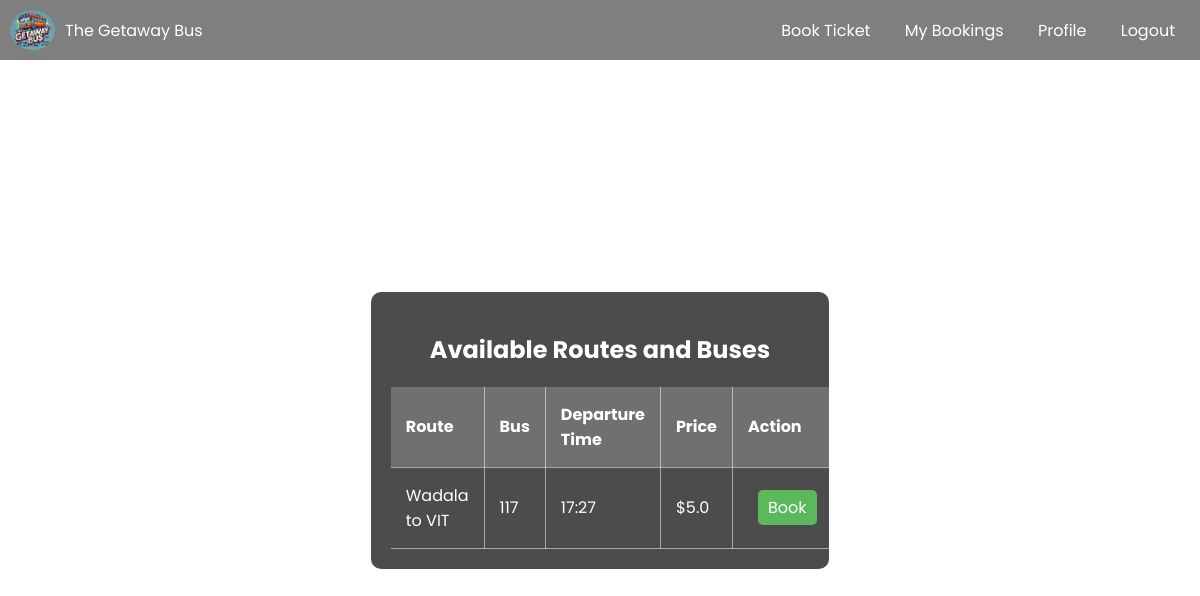
Page /book-bus on the committed database.
### tables this page shows
CREATE TABLE routes (
            id INTEGER PRIMARY KEY AUTOINCREMENT,
            route_name TEXT NOT NULL,
            bus_name TEXT NOT NULL,
            departure_time TEXT NOT NULL,
            price REAL NOT NULL
        );

### app.py (the view)
@app.route('/book-bus')
def book_bus():
    with sqlite3.connect('bus_ticket_booking.db') as conn:
        cursor = conn.cursor()
        cursor.execute("SELECT * FROM routes")
        routes = cursor.fetchall()
    return render_template('book-bus.html', routes=routes)

### templates/book-bus.html (shortened to what this page needs)
<!DOCTYPE html>
<html lang="en">
<head>
    <link rel="stylesheet" href="{{ url_for('static', filename='styles.css') }}">
</head>
<body>
    <div class="user-home">
        <nav class="navbar" id="navbar">
            <div class="company">
                <img src="{{ url_for('static', filename='logo.jpg') }}" alt="Company Logo" class="logo">
                <span>The Getaway Bus</span>
            </div>
            <div>
                <a href="/book-bus">Book Ticket</a>
                <a href="/my-bookings">My Bookings</a>
                <a href="/profile">Profile</a>
                <a href="/logout">Logout</a>
            </div>
        </nav>
        <div class="container">
            <h2>Available Routes and Buses</h2>
            <table>
                <thead>
                    <tr>
                        <th>Route</th>
                        <th>Bus</th>
                        <th>Departure Time</th>
                        <th>Price</th>
                        <th>Action</th>
                    </tr>
                </thead>
                <tbody>
                    {% for route in routes %}
                    <tr>
                        <td>{{ route[1] }}</td>
                        <td>{{ route[2] }}</td>
                        <td>{{ route[3] }}</td>
                        <td>${{ route[4] }}</td>
                        <td><a href="/book/available-seats/{{ route[0] }}" class="book-btn">Book</a></td>
                    </tr>
                    {% endfor %}
                </tbody>
            </table>
        </div>
    </div>
</body>
</html>

### static/styles.css (style rules this page uses)
* { margin: 0; padding: 0; box-sizing: border-box; }
body, html { font-family: 'Poppins', sans-serif; height: 100vh; display: flex; justify-content: center; align-items: center; background-image: url('/static/group-buses-driving-along-road-sunset.jpg'); background-size: cover; color: #fff; }
.container { background: rgba(0, 0, 0, 0.7); padding: 20px; border-radius: 10px; text-align: center; width: 300px; position: relative; overflow: hidden; }
.container::before { content: ''; position: absolute; top: 0; left: 0; right: 0; bottom: 0; filter: blur(8px); z-index: -1; }
h2 { margin-bottom: 20px; }
a { color: #5cb85c; text-decoration: none; }

### templates/book-bus.html (style rules this page uses)
.navbar { background: rgba(0, 0, 0, 0.5); position: fixed; width: 100%; top: 0; left: 0; padding: 10px; z-index: 1000; display: flex; justify-content: space-between; align-items: center; }
.navbar .company { display: flex; align-items: center; }
.navbar img { height: 40px; margin-right: 10px; }
.navbar a { color: #fff; margin: 0 15px; text-decoration: none; }
.container { margin-top: 60px; text-align: center; color: #fff; width: 80%; margin-left: auto; margin-right: auto; }
h2 { margin-top: 20px; }
table { width: 100%; border-collapse: collapse; margin-top: 20px; }
th, td { padding: 15px; text-align: left; border-bottom: 1px solid rgba(255, 255, 255, 0.5); border-right: 1px solid rgba(255, 255, 255, 0.5); }
td:last-child, th:last-child { border-right: none; }
th { background: rgba(255, 255, 255, 0.2); color: #fff; }
.logo { width: 45px; height: 45px; border-radius: 90%; object-fit: cover; }
.book-btn { background-color: #5cb85c; color: white; padding: 6px 10px; border: none; border-radius: 5px; cursor: pointer; text-decoration: none; margin-left: 10px; white-space: nowrap; }

### rows in the picture
routes: route_name "Wadala to VIT", bus_name "117", departure_time "17:27", price "5.0"
